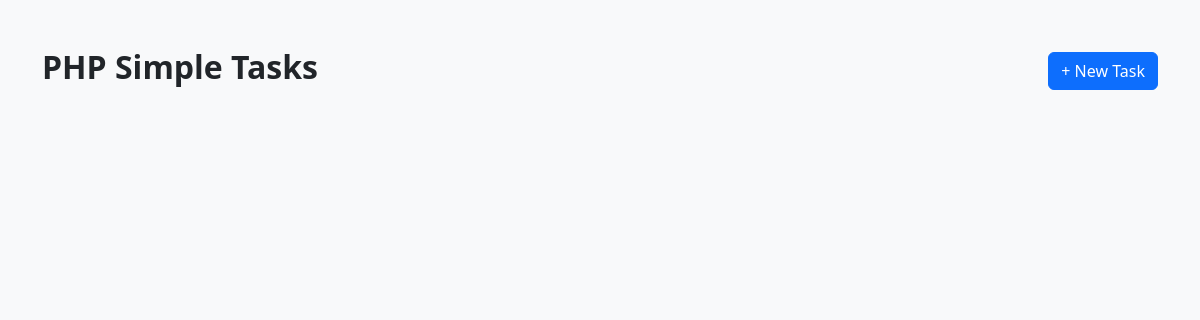
The app's page /, older data.
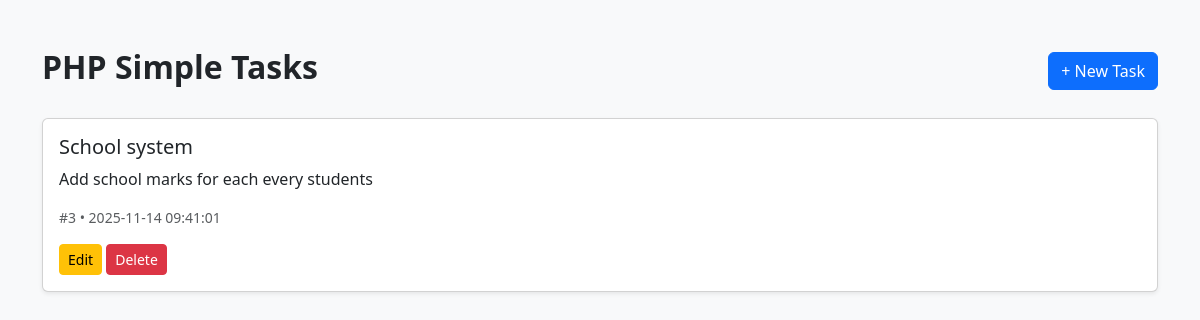
The same page, newer data.
### tables this page shows
CREATE TABLE tasks (
        id INTEGER PRIMARY KEY AUTOINCREMENT,
        title TEXT NOT NULL,
        description TEXT,
        created_at DATETIME DEFAULT CURRENT_TIMESTAMP
    );

### src/Task.php (called while the page is built, shortened)
<?php
class Task {
    public static function all(): array {
        $pdo = Database::get();
        $stmt = $pdo->query("SELECT * FROM tasks ORDER BY id DESC");
        return $stmt->fetchAll(PDO::FETCH_ASSOC);
    }
}

### public/index.php (the view, shortened to what this page needs)
<?php
require_once __DIR__ . '/../src/Task.php';
$tasks = Task::all();
?>
<!DOCTYPE html>
<html lang="en">
<head>
    <link href="https://cdn.jsdelivr.net/npm/bootstrap@5.3.3/dist/css/bootstrap.min.css" rel="stylesheet">
</head>
<body class="bg-light">
<div class="container py-5">
    <div class="d-flex justify-content-between align-items-center mb-4">
        <h2 class="fw-bold">PHP Simple Tasks</h2>
        <a href="create.php" class="btn btn-primary">+ New Task</a>
    </div>
    <?php foreach ($tasks as $task): ?>
        <div class="card mb-3 shadow-sm">
            <div class="card-body">
                <h5 class="card-title"><?= htmlspecialchars($task['title']) ?></h5>
                <p class="card-text"><?= nl2br(htmlspecialchars($task['description'])) ?></p>
                <p class="text-muted small">#<?= $task['id'] ?> • <?= $task['created_at'] ?></p>
                <a href="edit.php?id=<?= $task['id'] ?>" class="btn btn-sm btn-warning">Edit</a>
                <a href="delete.php?id=<?= $task['id'] ?>" class="btn btn-sm btn-danger">Delete</a>
            </div>
        </div>
    <?php endforeach; ?>
</div>
</body>
</html>

Row changes from the older to the newer data that the page shows:
added tasks: title "School system", description "Add school marks for each every students", id "3", created_at "2025-11-14 09:41:01"
